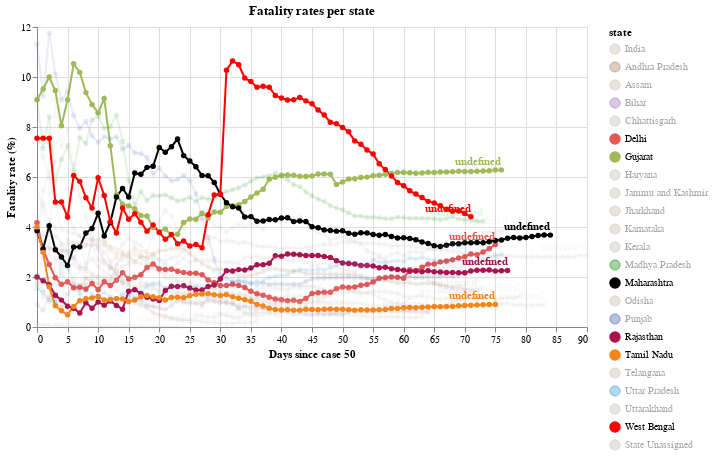

Source (notebook cell):
### Markdown cell above
# Cummulative confirmed cases per deaths

The fatality rate is calculated as the cumulative number of confirmed cases divided by the cumulative number of deaths.

`click` the country label that you want to highlight. `Shift` + `click` to compare different countries.

### Code cell
#hide_input
chart = make_since_chart(dff2[dff2.state != "China"], ["Rajasthan"],  ['Maharashtra', 'Gujarat', 'Delhi', 'Tamil Nadu', "Utter Pradesh", "West Bengal"])
chart

### Figure 1 — Vega-Lite specification as saved in the notebook (floating-point values rounded to 4 significant figures; data arrays with more than 128 entries replaced by an {"elided": "..."} marker saying what was removed)
{"config": {"view": {"continuousWidth": 400, "continuousHeight": 300}}, "layer": [{"mark": {"type": "line", "point": true}, "encoding": {"color": {"type": "nominal", "field": "state", "scale": {"domain": ["India", "Andhra Pradesh", "Assam", "Bihar", "Chhattisgarh", "Delhi", "Gujarat", "Haryana", "Jammu and Kashmir", "Jharkhand", "Karnataka", "Kerala", "Madhya Pradesh", "Maharashtra", "Odisha", "Punjab", "Rajasthan", "Tamil Nadu", "Telangana", "Uttar Pradesh", "Uttarakhand", "West Bengal", "State Unassigned"], "range": ["#C1B7AD", "#9D755D", "#C1B7AD", "#9467bd", "#C1B7AD", "#E45756", "#A1BA59", "#C1B7AD", "#C1B7AD", "#C1B7AD", "#C1B7AD", "#C1B7AD", "green", "black", "#C1B7AD", "#3250a8", "#ab134e", "#F58518", "#C1B7AD", "#2495D3", "#C1B7AD", "red", "#C1B7AD"]}}, "opacity": {"condition": {"value": 1, "selection": "selector003"}, "value": 0.1}, "tooltip": [{"type": "nominal", "field": "state"}, {"type": "nominal", "field": "type"}, {"type": "quantitative", "field": "confirmed"}, {"type": "quantitative", "field": "deaths"}, {"type": "quantitative", "field": "ratio"}, {"type": "quantitative", "field": "ratio_in"}, {"type": "quantitative", "field": "new_deaths"}, {"type": "quantitative", "field": "new_confirmed"}, {"type": "quantitative", "field": "fatality"}, {"type": "temporal", "field": "date"}, {"type": "quantitative", "field": "Days since case 50"}], "x": {"type": "quantitative", "field": "Days since case 50"}, "y": {"type": "quantitative", "axis": {"title": "Fatality rate (%)"}, "field": "ratio_in"}}, "selection": {"selector003": {"type": "multi", "fields": ["state"], "bind": "legend", "init": [{"state": "Rajasthan"}, {"state": "Maharashtra"}, {"state": "Gujarat"}, {"state": "Delhi"}, {"state": "Tamil Nadu"}, {"state": "Utter Pradesh"}, {"state": "West Bengal"}]}}, "width": 550}, {"mark": {"type": "text", "align": "right", "dy": -8, "fontWeight": "bold"}, "encoding": {"color": {"type": "nominal", "field": "state", "scale": {"domain": ["India", "Andhra Pradesh", "Assam", "Bihar", "Chhattisgarh", "Delhi", "Gujarat", "Haryana", "Jammu and Kashmir", "Jharkhand", "Karnataka", "Kerala", "Madhya Pradesh", "Maharashtra", "Odisha", "Punjab", "Rajasthan", "Tamil Nadu", "Telangana", "Uttar Pradesh", "Uttarakhand", "West Bengal", "State Unassigned"], "range": ["#C1B7AD", "#9D755D", "#C1B7AD", "#9467bd", "#C1B7AD", "#E45756", "#A1BA59", "#C1B7AD", "#C1B7AD", "#C1B7AD", "#C1B7AD", "#C1B7AD", "green", "black", "#C1B7AD", "#3250a8", "#ab134e", "#F58518", "#C1B7AD", "#2495D3", "#C1B7AD", "red", "#C1B7AD"]}}, "opacity": {"condition": {"value": 1, "selection": "selector003"}, "value": 0.1}, "text": {"type": "nominal", "field": "States"}, "tooltip": [{"type": "nominal", "field": "state"}, {"type": "nominal", "field": "type"}, {"type": "quantitative", "field": "confirmed"}, {"type": "quantitative", "field": "deaths"}, {"type": "quantitative", "field": "ratio"}, {"type": "quantitative", "field": "ratio_in"}, {"type": "quantitative", "field": "new_deaths"}, {"type": "quantitative", "field": "new_confirmed"}, {"type": "quantitative", "field": "fatality"}, {"type": "temporal", "field": "date"}, {"type": "quantitative", "field": "Days since case 50"}], "x": {"type": "quantitative", "field": "Days since case 50"}, "y": {"type": "quantitative", "axis": {"title": "Fatality rate (%)"}, "field": "ratio_in"}}, "transform": [{"filter": "(datum['date'] >= 1591920000000)"}], "width": 550}], "data": {"name": "data-6e6a170ff3353d1e4e0efa8b4db78721"}, "title": "Fatality rates per state", "$schema": "https://vega.github.io/schema/vega-lite/v4.8.1.json", "datasets": {"data-6e6a170ff3353d1e4e0efa8b4db78721": {"elided": "1568 records"}}}
